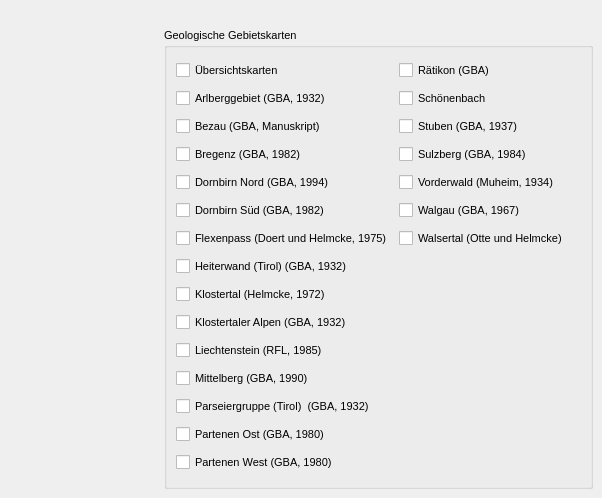
   <widget class="QWidget" name="tab_2">
    <attribute name="title">
     <string>Geologische Gebietskarten</string>
    </attribute>
    <widget class="QGroupBox" name="groupBox_2">
     <property name="geometry">
      <rect>
       <x>164</x>
       <y>28</y>
       <width>429</width>
       <height>461</height>
      </rect>
     </property>
     <property name="font">
      <font>
       <pointsize>8</pointsize>
      </font>
     </property>
     <property name="title">
      <string>Geologische Gebietskarten</string>
     </property>
     <widget class="QWidget" name="layoutWidget">
      <property name="geometry">
       <rect>
        <x>12</x>
        <y>30</y>
        <width>397</width>
        <height>417</height>
       </rect>
      </property>
      <layout class="QGridLayout" name="gridLayout">
       <item row="0" column="0">
        <widget class="QCheckBox" name="checkBox_4">
         <property name="font">
          <font>
           <pointsize>8</pointsize>
          </font>
         </property>
         <property name="text">
          <string>Übersichtskarten</string>
         </property>
         <attribute name="buttonGroup">
          <string>checkButtonsGroup2</string>
         </attribute>
        </widget>
       </item>
       <item row="1" column="0">
        <widget class="QCheckBox" name="checkBox_10">
         <property name="font">
          <font>
           <pointsize>8</pointsize>
          </font>
         </property>
         <property name="text">
          <string>Arlberggebiet (GBA, 1932)</string>
         </property>
         <attribute name="buttonGroup">
          <string>checkButtonsGroup2</string>
         </attribute>
        </widget>
       </item>
       <item row="2" column="0">
        <widget class="QCheckBox" name="checkBox_12">
         <property name="font">
          <font>
           <pointsize>8</pointsize>
          </font>
         </property>
         <property name="text">
          <string>Bezau (GBA, Manuskript)</string>
         </property>
         <attribute name="buttonGroup">
          <string>checkButtonsGroup2</string>
         </attribute>
        </widget>
       </item>
       <item row="3" column="0">
        <widget class="QCheckBox" name="checkBox_13">
         <property name="font">
          <font>
           <pointsize>8</pointsize>
          </font>
         </property>
         <property name="text">
          <string>Bregenz (GBA, 1982)</string>
         </property>
         <attribute name="buttonGroup">
          <string>checkButtonsGroup2</string>
         </attribute>
        </widget>
       </item>
       <item row="4" column="0">
        <widget class="QCheckBox" name="checkBox_14">
         <property name="font">
          <font>
           <pointsize>8</pointsize>
          </font>
         </property>
         <property name="text">
          <string>Dornbirn Nord (GBA, 1994)</string>
         </property>
         <attribute name="buttonGroup">
          <string>checkButtonsGroup2</string>
         </attribute>
        </widget>
       </item>
       <item row="5" column="0">
        <widget class="QCheckBox" name="checkBox_15">
         <property name="font">
          <font>
           <pointsize>8</pointsize>
          </font>
         </property>
         <property name="text">
          <string>Dornbirn Süd (GBA, 1982)</string>
         </property>
         <attribute name="buttonGroup">
          <string>checkButtonsGroup2</string>
         </attribute>
        </widget>
       </item>
       <item row="6" column="0">
        <widget class="QCheckBox" name="checkBox_16">
         <property name="font">
          <font>
           <pointsize>8</pointsize>
          </font>
         </property>
         <property name="text">
          <string>Flexenpass (Doert und Helmcke, 1975)</string>
         </property>
         <attribute name="buttonGroup">
          <string>checkButtonsGroup2</string>
         </attribute>
        </widget>
       </item>
       <item row="7" column="0">
        <widget class="QCheckBox" name="checkBox_17">
         <property name="enabled">
          <bool>true</bool>
         </property>
         <property name="font">
          <font>
           <pointsize>8</pointsize>
          </font>
         </property>
         <property name="text">
          <string>Heiterwand (Tirol) (GBA, 1932)</string>
         </property>
         <attribute name="buttonGroup">
          <string>checkButtonsGroup2</string>
         </attribute>
        </widget>
       </item>
       <item row="8" column="0">
        <widget class="QCheckBox" name="checkBox_18">
         <property name="font">
          <font>
           <pointsize>8</pointsize>
          </font>
         </property>
         <property name="text">
          <string>Klostertal (Helmcke, 1972)</string>
         </property>
         <attribute name="buttonGroup">
          <string>checkButtonsGroup2</string>
         </attribute>
        </widget>
       </item>
       <item row="9" column="0">
        <widget class="QCheckBox" name="checkBox_26">
         <property name="font">
          <font>
           <pointsize>8</pointsize>
          </font>
         </property>
         <property name="text">
          <string>Klostertaler Alpen (GBA, 1932)</string>
         </property>
         <attribute name="buttonGroup">
          <string>checkButtonsGroup2</string>
         </attribute>
        </widget>
       </item>
       <item row="10" column="0">
        <widget class="QCheckBox" name="checkBox_27">
         <property name="font">
          <font>
           <pointsize>8</pointsize>
          </font>
         </property>
         <property name="text">
          <string>Liechtenstein (RFL, 1985)</string>
         </property>
         <attribute name="buttonGroup">
          <string>checkButtonsGroup2</string>
         </attribute>
        </widget>
       </item>
       <item row="11" column="0">
        <widget class="QCheckBox" name="checkBox_28">
         <property name="enabled">
          <bool>true</bool>
         </property>
         <property name="font">
          <font>
           <pointsize>8</pointsize>
          </font>
         </property>
         <property name="text">
          <string>Mittelberg (GBA, 1990)</string>
         </property>
         <attribute name="buttonGroup">
          <string>checkButtonsGroup2</string>
         </attribute>
        </widget>
       </item>
       <item row="12" column="0">
        <widget class="QCheckBox" name="checkBox_29">
         <property name="enabled">
          <bool>true</bool>
         </property>
         <property name="font">
          <font>
           <pointsize>8</pointsize>
          </font>
         </property>
         <property name="text">
          <string>Parseiergruppe (Tirol)  (GBA, 1932)</string>
         </property>
         <attribute name="buttonGroup">
          <string>checkButtonsGroup2</string>
         </attribute>
        </widget>
       </item>
       <item row="13" column="0">
        <widget class="QCheckBox" name="checkBox_30">
         <property name="enabled">
          <bool>true</bool>
         </property>
         <property name="font">
          <font>
           <pointsize>8</pointsize>
          </font>
         </property>
         <property name="text">
          <string>Partenen Ost (GBA, 1980)</string>
         </property>
         <attribute name="buttonGroup">
          <string>checkButtonsGroup2</string>
         </attribute>
        </widget>
       </item>
       <item row="14" column="0">
        <widget class="QCheckBox" name="checkBox_33">
         <property name="enabled">
          <bool>true</bool>
         </property>
         <property name="font">
          <font>
           <pointsize>8</pointsize>
          </font>
         </property>
         <property name="text">
          <string>Partenen West (GBA, 1980)</string>
         </property>
         <attribute name="buttonGroup">
          <string>checkButtonsGroup2</string>
         </attribute>
        </widget>
       </item>
       <item row="5" column="1">
        <widget class="QCheckBox" name="checkBox_37">
         <property name="enabled">
          <bool>true</bool>
         </property>
         <property name="font">
          <font>
           <pointsize>8</pointsize>
          </font>
         </property>
         <property name="text">
          <string>Walgau (GBA, 1967)</string>
         </property>
         <attribute name="buttonGroup">
          <string>checkButtonsGroup2</string>
         </attribute>
        </widget>
       </item>
       <item row="6" column="1">
        <widget class="QCheckBox" name="checkBox_38">
         <property name="enabled">
          <bool>true</bool>
         </property>
         <property name="font">
          <font>
           <pointsize>8</pointsize>
          </font>
         </property>
         <property name="text">
          <string>Walsertal (Otte und Helmcke)</string>
         </property>
         <attribute name="buttonGroup">
          <string>checkButtonsGroup2</string>
         </attribute>
        </widget>
       </item>
       <item row="4" column="1">
        <widget class="QCheckBox" name="checkBox_36">
         <property name="enabled">
          <bool>true</bool>
         </property>
         <property name="font">
          <font>
           <pointsize>8</pointsize>
          </font>
         </property>
         <property name="text">
          <string>Vorderwald (Muheim, 1934)</string>
         </property>
         <attribute name="buttonGroup">
          <string>checkButtonsGroup2</string>
         </attribute>
        </widget>
       </item>
       <item row="3" column="1">
        <widget class="QCheckBox" name="checkBox_35">
         <property name="enabled">
          <bool>true</bool>
         </property>
         <property name="font">
          <font>
           <pointsize>8</pointsize>
          </font>
         </property>
         <property name="text">
          <string>Sulzberg (GBA, 1984)</string>
         </property>
         <attribute name="buttonGroup">
          <string>checkButtonsGroup2</string>
         </attribute>
        </widget>
       </item>
       <item row="2" column="1">
        <widget class="QCheckBox" name="checkBox_31">
         <property name="enabled">
          <bool>true</bool>
         </property>
         <property name="font">
          <font>
           <pointsize>8</pointsize>
          </font>
         </property>
         <property name="text">
          <string>Stuben (GBA, 1937)</string>
         </property>
         <attribute name="buttonGroup">
          <string>checkButtonsGroup2</string>
         </attribute>
        </widget>
       </item>
       <item row="1" column="1">
        <widget class="QCheckBox" name="checkBox_34">
         <property name="enabled">
          <bool>true</bool>
         </property>
         <property name="font">
          <font>
           <pointsize>8</pointsize>
          </font>
         </property>
         <property name="text">
          <string>Schönenbach</string>
         </property>
         <attribute name="buttonGroup">
          <string>checkButtonsGroup2</string>
         </attribute>
        </widget>
       </item>
       <item row="0" column="1">
        <widget class="QCheckBox" name="checkBox_32">
         <property name="enabled">
          <bool>true</bool>
         </property>
         <property name="font">
          <font>
           <pointsize>8</pointsize>
          </font>
         </property>
         <property name="text">
          <string>Rätikon (GBA)</string>
         </property>
         <attribute name="buttonGroup">
          <string>checkButtonsGroup2</string>
         </attribute>
        </widget>
       </item>
      </layout>
     </widget>
    </widget>
   </widget>
